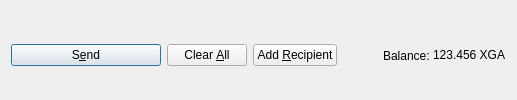
         <widget class="QFrame" name="frame_Send">
          <layout class="QHBoxLayout" name="horizontalLayout">
           <property name="bottomMargin">
            <number>0</number>
           </property>
           <item>
            <widget class="QPushButton" name="sendButton">
             <property name="minimumSize">
              <size>
               <width>150</width>
               <height>0</height>
              </size>
             </property>
             <property name="toolTip">
              <string>Confirm the send action</string>
             </property>
             <property name="text">
              <string>S&amp;end</string>
             </property>
             <property name="icon">
              <iconset resource="../xgamingup.qrc">
               <normaloff>:/icons/send</normaloff>:/icons/send</iconset>
             </property>
             <property name="autoDefault">
              <bool>false</bool>
             </property>
             <property name="default">
              <bool>true</bool>
             </property>
            </widget>
           </item>
           <item>
            <widget class="QPushButton" name="clearButton">
             <property name="sizePolicy">
              <sizepolicy hsizetype="Minimum" vsizetype="Fixed">
               <horstretch>0</horstretch>
               <verstretch>0</verstretch>
              </sizepolicy>
             </property>
             <property name="toolTip">
              <string>Clear all fields of the form.</string>
             </property>
             <property name="text">
              <string>Clear &amp;All</string>
             </property>
             <property name="icon">
              <iconset resource="../xgamingup.qrc">
               <normaloff>:/icons/remove</normaloff>:/icons/remove</iconset>
             </property>
             <property name="autoDefault">
              <bool>false</bool>
             </property>
            </widget>
           </item>
           <item>
            <widget class="QPushButton" name="addButton">
             <property name="toolTip">
              <string>Send to multiple recipients at once</string>
             </property>
             <property name="text">
              <string>Add &amp;Recipient</string>
             </property>
             <property name="icon">
              <iconset resource="../xgamingup.qrc">
               <normaloff>:/icons/add</normaloff>:/icons/add</iconset>
             </property>
             <property name="autoDefault">
              <bool>false</bool>
             </property>
            </widget>
           </item>
           <item>
            <spacer name="horizontalSpacer">
             <property name="orientation">
              <enum>Qt::Horizontal</enum>
             </property>
             <property name="sizeHint" stdset="0">
              <size>
               <width>40</width>
               <height>20</height>
              </size>
             </property>
            </spacer>
           </item>
           <item>
            <layout class="QHBoxLayout" name="horizontalLayout_2">
             <property name="spacing">
              <number>3</number>
             </property>
             <item>
              <widget class="QLabel" name="label">
               <property name="text">
                <string>Balance:</string>
               </property>
              </widget>
             </item>
             <item>
              <widget class="QLabel" name="labelBalance">
               <property name="sizePolicy">
                <sizepolicy hsizetype="Preferred" vsizetype="Fixed">
                 <horstretch>0</horstretch>
                 <verstretch>0</verstretch>
                </sizepolicy>
               </property>
               <property name="cursor">
                <cursorShape>IBeamCursor</cursorShape>
               </property>
               <property name="text">
                <string notr="true">123.456 XGA</string>
               </property>
               <property name="textInteractionFlags">
                <set>Qt::LinksAccessibleByMouse|Qt::TextSelectableByKeyboard|Qt::TextSelectableByMouse</set>
               </property>
              </widget>
             </item>
            </layout>
           </item>
          </layout>
         </widget>
